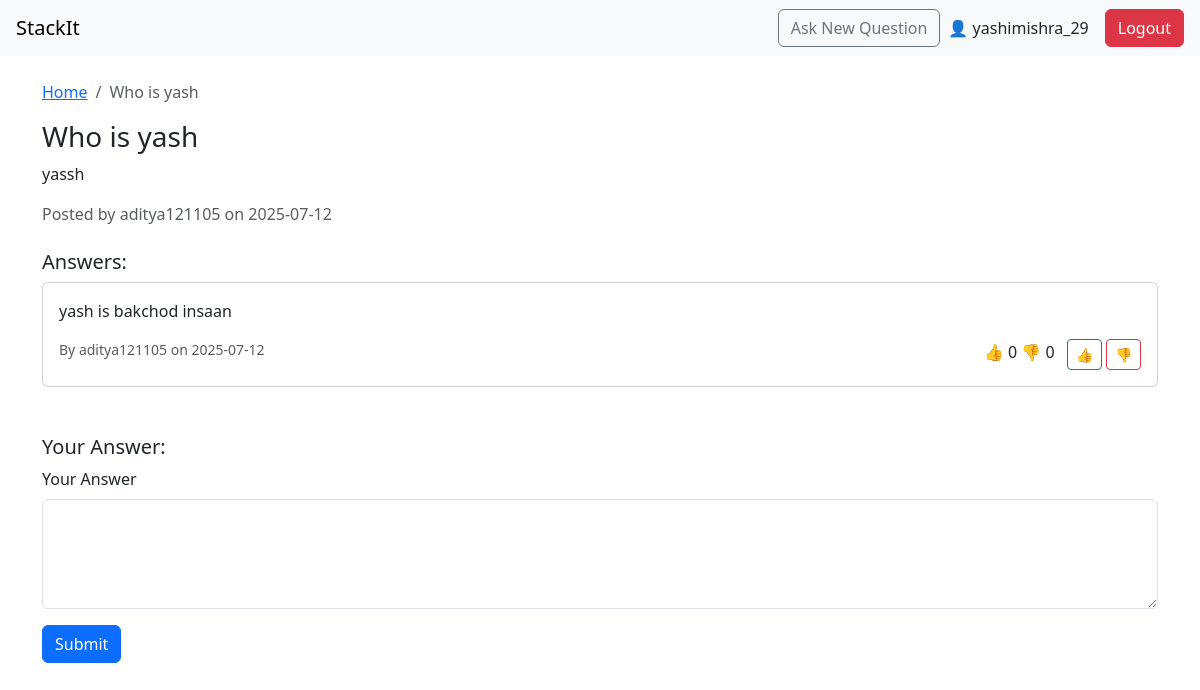
/question/1 (signed in), run on the app's committed database.
### app/models.py (models this page shows)
class User(UserMixin, db.Model):
    id = db.Column(db.Integer, primary_key=True)
    username = db.Column(db.String(150), unique=True, nullable=False)
    email = db.Column(db.String(150), unique=True, nullable=False)
    password = db.Column(db.String(200), nullable=False)
    answers = db.relationship('Answer', backref='author', lazy=True)
    questions = db.relationship('Question', backref='author', lazy=True)
    votes = db.relationship('Vote', backref='voter', lazy=True)

class Question(db.Model):
    id = db.Column(db.Integer, primary_key=True)
    title = db.Column(db.String(300), nullable=False)
    description = db.Column(db.Text, nullable=False)
    date_posted = db.Column(db.DateTime, default=datetime.utcnow)
    user_id = db.Column(db.Integer, db.ForeignKey('user.id'), nullable=False)
    tags = db.relationship('Tag', secondary=question_tags, backref=db.backref('questions', lazy='dynamic'))
    answers = db.relationship('Answer', backref='question', lazy=True)

class Answer(db.Model):
    id = db.Column(db.Integer, primary_key=True)
    content = db.Column(db.Text, nullable=False)
    date_posted = db.Column(db.DateTime, default=datetime.utcnow)
    user_id = db.Column(db.Integer, db.ForeignKey('user.id'), nullable=False)
    question_id = db.Column(db.Integer, db.ForeignKey('question.id'), nullable=False)
    votes = db.relationship('Vote', backref='answer', lazy=True)
    is_accepted = db.Column(db.Boolean, default=False)

### app/routes.py (the view)
@bp.route('/question/<int:question_id>', methods=['GET', 'POST'])
def question_detail(question_id):
    question = Question.query.get_or_404(question_id)
    form = AnswerForm()
    if form.validate_on_submit():
        answer = Answer(content=form.content.data, author=current_user, question=question)
        db.session.add(answer)
        db.session.commit()
        return redirect(url_for('main.question_detail', question_id=question.id))
    return render_template('question.html', question=question, form=form)

### app/forms.py
class AnswerForm(FlaskForm):
    content = TextAreaField('Your Answer', validators=[DataRequired()])
    submit = SubmitField('Submit')

### app/routes.py (called while the page is built)
@login_manager.user_loader
def load_user(user_id):
    return User.query.get(int(user_id))

### app/templates/question.html (shortened to what this page needs)
{% extends 'base.html' %}
{% block content %}
<nav aria-label="breadcrumb">
  <ol class="breadcrumb">
    <li class="breadcrumb-item"><a href="{{ url_for('main.home') }}">Home</a></li>
    <li class="breadcrumb-item active" aria-current="page">{{ question.title }}</li>
  </ol>
</nav>
<h3>{{ question.title }}</h3>
<p>{{ question.description }}</p>
<p class="text-muted">Posted by {{ question.author.username }} on {{ question.date_posted.strftime('%Y-%m-%d') }}</p>
<h5 class="mt-4">Answers:</h5>
{% for ans in question.answers %}
<div class="card mb-3">
  <div class="card-body">
    <p>{{ ans.content }}</p>
    <div class="d-flex justify-content-between">
      <small class="text-muted">By {{ ans.author.username }} on {{ ans.date_posted.strftime('%Y-%m-%d') }}</small>
      <div>
        <span class="me-2">
          👍 {{ ans.votes | selectattr('vote_type', 'equalto', 'up') | list | length }}
          👎 {{ ans.votes | selectattr('vote_type', 'equalto', 'down') | list | length }}
        </span>
        {% if current_user.is_authenticated %}
        <form method="post" action="{{ url_for('main.vote_answer', answer_id=ans.id, vote_type='up') }}" class="d-inline">
          <button class="btn btn-sm btn-outline-success">👍</button>
        </form>
        <form method="post" action="{{ url_for('main.vote_answer', answer_id=ans.id, vote_type='down') }}" class="d-inline">
          <button class="btn btn-sm btn-outline-danger">👎</button>
        </form>
        {% endif %}
      </div>
    </div>
  </div>
</div>
{% else %}
<p>No answers yet. Be the first to answer!</p>
{% endfor %}
{% if current_user.is_authenticated %}
<h5 class="mt-5">Your Answer:</h5>
<form method="POST">
  <div class="mb-3">
    {{ form.content.label(class="form-label") }}
    {{ form.content(class="form-control", rows="4") }}
  </div>
  {{ form.submit(class="btn btn-primary") }}
</form>
{% else %}
<p class="mt-4"><a href="{{ url_for('main.login') }}">Login</a> to answer or vote.</p>
{% endif %}
{% endblock %}

### app/templates/base.html (shortened to what this page needs)
<!DOCTYPE html>
<html lang="en">
<head>
  <link rel="stylesheet" href="{{ url_for('static', filename='css/style.css') }}">
  <link rel="stylesheet" href="https://cdn.jsdelivr.net/npm/bootstrap@5.3.0/dist/css/bootstrap.min.css">
</head>
<body>
  <nav class="navbar navbar-expand-lg navbar-light bg-light px-3">
    <a class="navbar-brand" href="{{ url_for('main.home') }}">StackIt</a>
    <div class="ms-auto d-flex align-items-center">
      {% if current_user.is_authenticated %}
        <a class="btn btn-outline-secondary me-2" href="{{ url_for('main.ask') }}">Ask New Question</a>
        <span class="me-3">👤 {{ current_user.username }}</span>
        <a class="btn btn-danger" href="{{ url_for('main.logout') }}">Logout</a>
      {% else %}
        <a class="btn btn-outline-primary" href="{{ url_for('main.login') }}">Login</a>
      {% endif %}
    </div>
  </nav>
  <div class="container mt-4">
    {% block content %}{% endblock %}
  </div>
</body>
</html>

### app/static/css/style.css (style rules this page uses)
:root { --primary-color: #3b49df; --primary-hover: #2f3ab2; --secondary-color: #f5f5f5; --text-color: #333; --light-text: #666; --lighter-text: #999; --border-color: #ddd; --success-color: #28a745; --danger-color: #dc3545; --warning-color: #ffc107; --info-color: #17a2b8; --white: #fff; --light-bg: #f8f9fa; --dark-bg: #343a40; --shadow: 0 1px 3px rgba(0, 0, 0, 0.1); }
* { margin: 0; padding: 0; box-sizing: border-box; }
body { font-family: -apple-system, BlinkMacSystemFont, 'Segoe UI', Roboto, Oxygen, Ubuntu, Cantarell, sans-serif; color: var(--text-color); line-height: 1.6; background-color: var(--light-bg); }
.container { width: 100%; max-width: 1200px; margin: 0 auto; padding: 0 15px; }
a { text-decoration: none; color: var(--primary-color); }
.btn { display: inline-block; padding: 8px 16px; border-radius: 4px; font-size: 14px; font-weight: 500; cursor: pointer; transition: all 0.3s ease; }
.btn-primary { background-color: var(--primary-color); color: var(--white); border: 1px solid var(--primary-color); }
.btn { padding: 8px 12px; border-radius: 4px; font-size: 12px; font-weight: 500; cursor: pointer; border: 1px solid transparent; transition: all 0.2s; }
.btn-primary { background-color: #0a95ff; color: white; }

### data on the page
User: username "yashimishra_29"
Question: title "Who is yash", description "yassh", date_posted "2025-07-12"
User: author.username "aditya121105"
Answer: content "yash is bakchod insaan", author.username "aditya121105", date_posted "2025-07-12", votes|selectattr "0"
